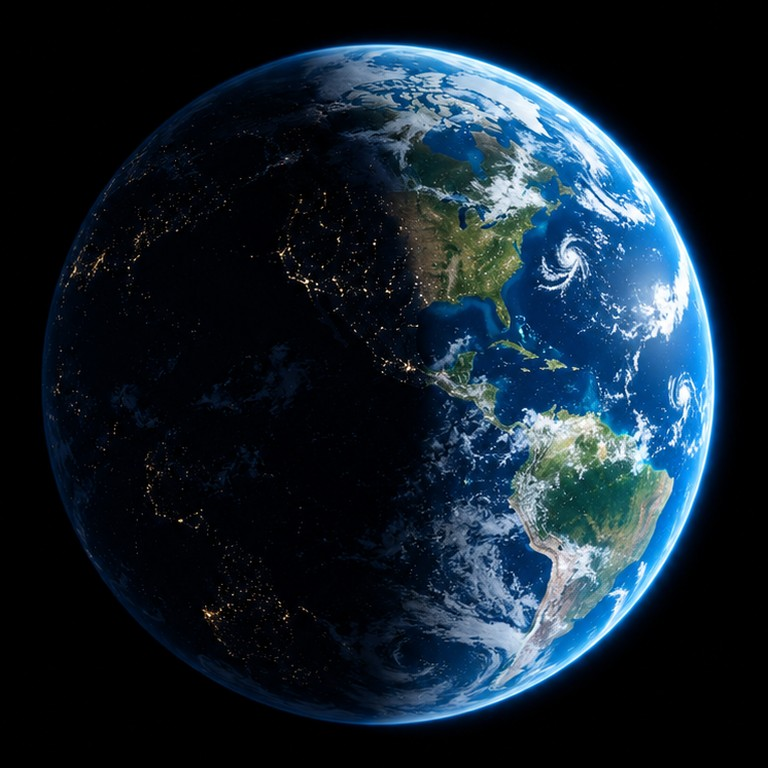
#> input picture earth.jpg, 768 x 768 px, given in place of earth.jpgicon_k0.png, which was not available
$ python icon-compose.py earth.jpg hull.jpg
#> lines starting #> are read from the running program, lines starting #| are printed output that depends on the picture; pictures that were not available may be replaced by others from this repository, and a replacement may not be noted
# アイコンの組み立て (icon-shot.js の続き): python3 icon-compose.py 写した絵のある所/ 書き出し先/
from PIL import Image, ImageDraw, ImageFilter
import numpy as np, sys
D=sys.argv[1]; OUTDIR=sys.argv[2]
CROP=(200,288,1640,1728); S=1024
O1=np.asarray(Image.open(D+'icon_k0.png').convert('RGB').crop(CROP).resize((S,S),Image.LANCZOS)).astype(float)/255
O2=np.asarray(Image.open(D+'icon_kM.png').convert('RGB').crop(CROP).resize((S,S),Image.LANCZOS)).astype(float)/255
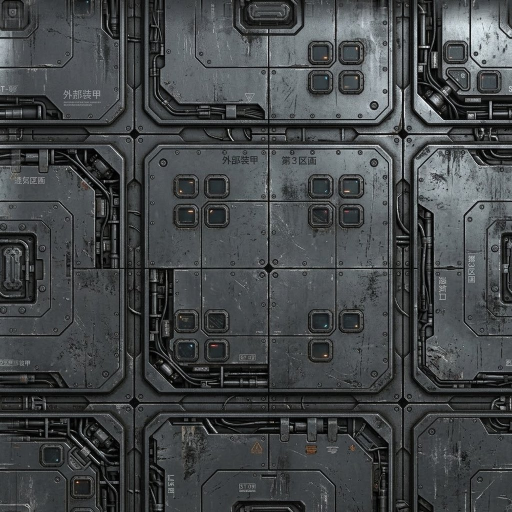
#> input picture hull.jpg, 1024 x 1024 px, given in place of earth.jpgicon_kM.png, which was not available (shown at 1/2 size)
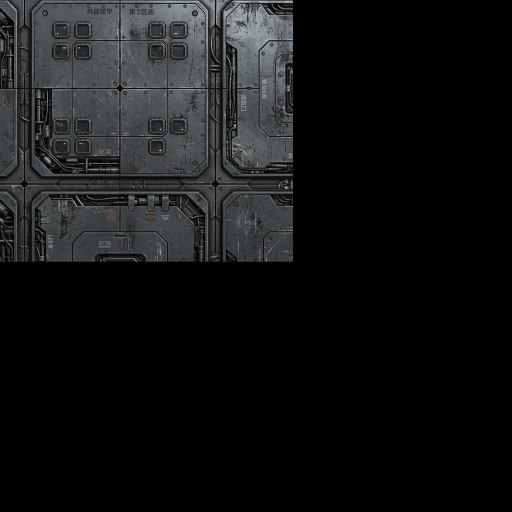
#> O2: shape (1024, 1024, 3) float64 (shown at 1/2 size); mean R, G, B 0.0747, 0.0785, 0.0801
T=np.clip(((O2[...,0]-O1[...,0])+(O2[...,2]-O1[...,2]))/2,0,1)
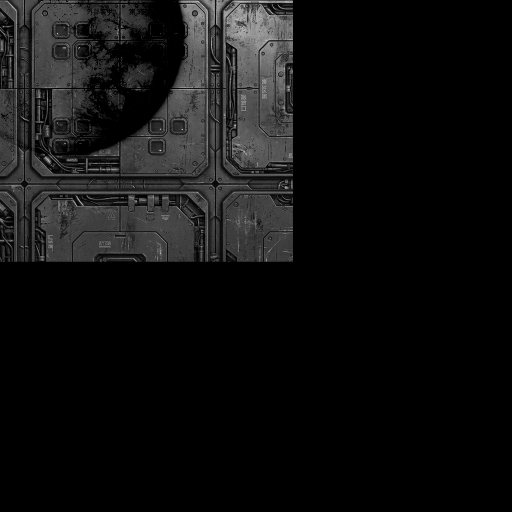
#> T: shape (1024, 1024) float64 (shown at 1/2 size); min 0, max 0.975, mean 0.063
sp=Image.open(OUTDIR+'space.jpg').convert('RGB'); W,H=sp.size
#> further down, sp is the input picture: PIL image 1024x1024 RGB; mean R, G, B 67.9, 71.3, 72.9
#> after `W, H = sp.size`: W = 1024; H = 1024
neb=sp.crop((int(W*0.30),int(H*0.25),int(W*0.30)+int(H*0.5),int(H*0.75))).resize((S,S),Image.LANCZOS).filter(ImageFilter.GaussianBlur(10))
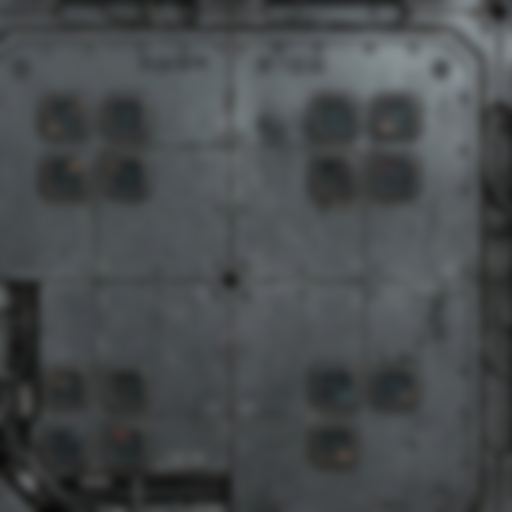
#> neb: PIL image 1024x1024 RGB (shown at 1/2 size); mean R, G, B 71, 74.6, 76.4
bg=np.asarray(neb).astype(float)/255*0.75
rng=np.random.default_rng(7)
stars=Image.new('L',(S,S),0); d=ImageDraw.Draw(stars)
#> after `stars = Image.new('L', (S, S), 0)`: stars: PIL image 1024x1024 L; every value is 0
for _ in range(260):
    x,y=rng.uniform(0,S,2); r=rng.choice([0.8,1.0,1.3,1.8,2.6],p=[.35,.3,.2,.1,.05]); v=int(rng.uniform(120,255))
    d.ellipse((x-r,y-r,x+r,y+r),fill=v)
st=np.asarray(stars.filter(ImageFilter.GaussianBlur(0.7))).astype(float)/255
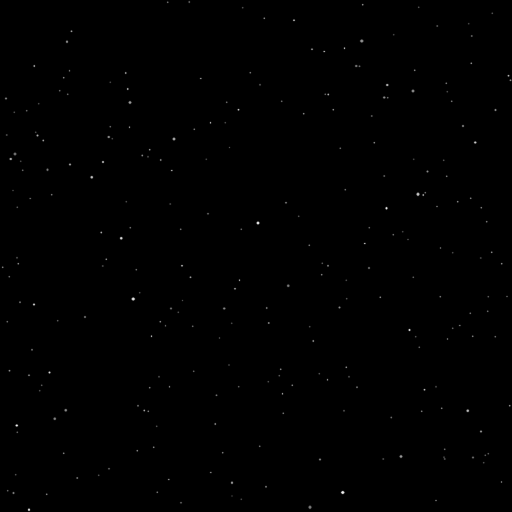
#> st: shape (1024, 1024) float64 (shown at 1/2 size); min 0, max 0.969, mean 0.00138
glow=np.asarray(stars.filter(ImageFilter.GaussianBlur(4))).astype(float)/255
bg=np.clip(bg+st[...,None]*np.array([0.95,0.97,1])+glow[...,None]*np.array([0.35,0.45,0.8])*0.6,0,1)
yy,xx=np.mgrid[0:S,0:S]/(S-1)
r=np.sqrt((xx-0.45)**2+(yy-0.42)**2)
bg=bg*np.clip(1-0.6*np.clip((r-0.3)/0.5,0,1)**1.4,0,1)[...,None]
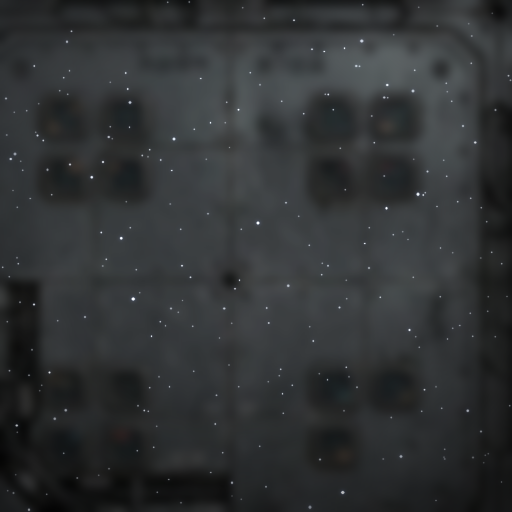
#> bg: shape (1024, 1024, 3) float64 (shown at 1/2 size); mean R, G, B 0.191, 0.201, 0.206
out=Image.fromarray((np.clip(O1+T[...,None]*bg,0,1)*255+0.5).astype(np.uint8))
for s in [1024,512,192,180]:
    out.resize((s,s),Image.LANCZOS).save(OUTDIR+f'icon-{s}.png',optimize=True)
#> this loop made 4 passes
#> pass 2, `out.resize((s,s),Image.LANCZOS).save(OUTDIR+f'icon-{s}.png',optimize=T..`:
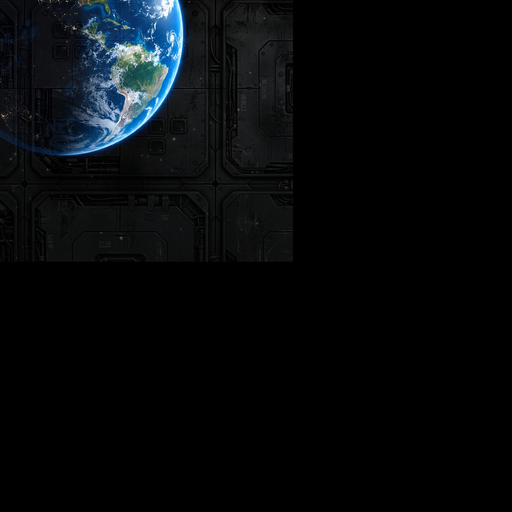
#> saved as hull.jpgicon-512.png: PIL image 512x512 RGB; mean R, G, B 6.8, 9.5, 11.6
